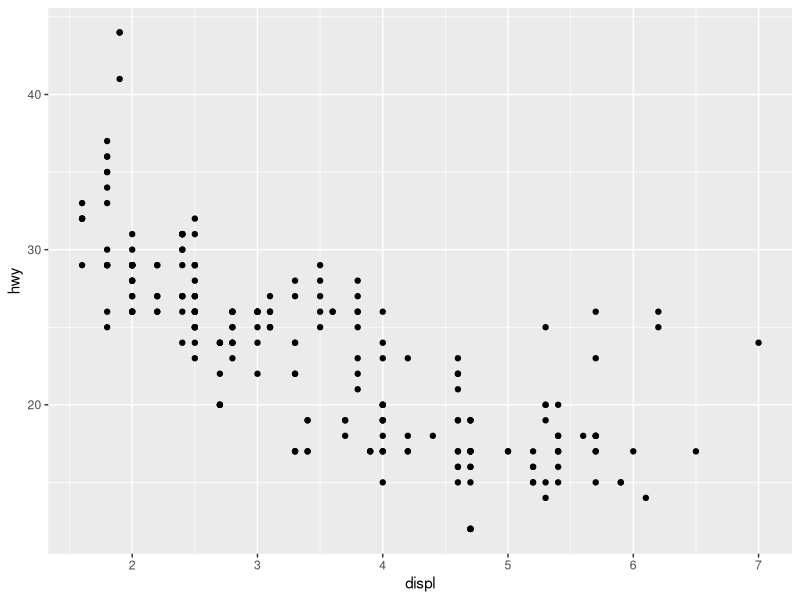
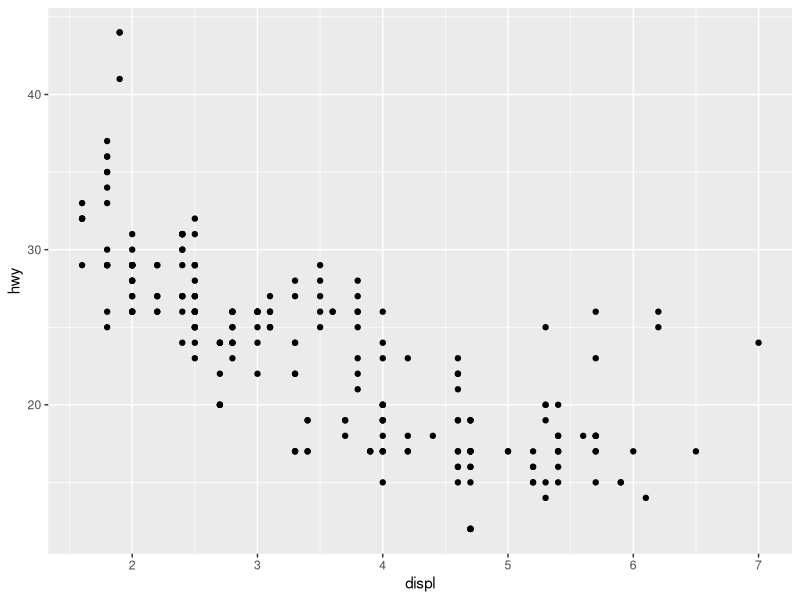
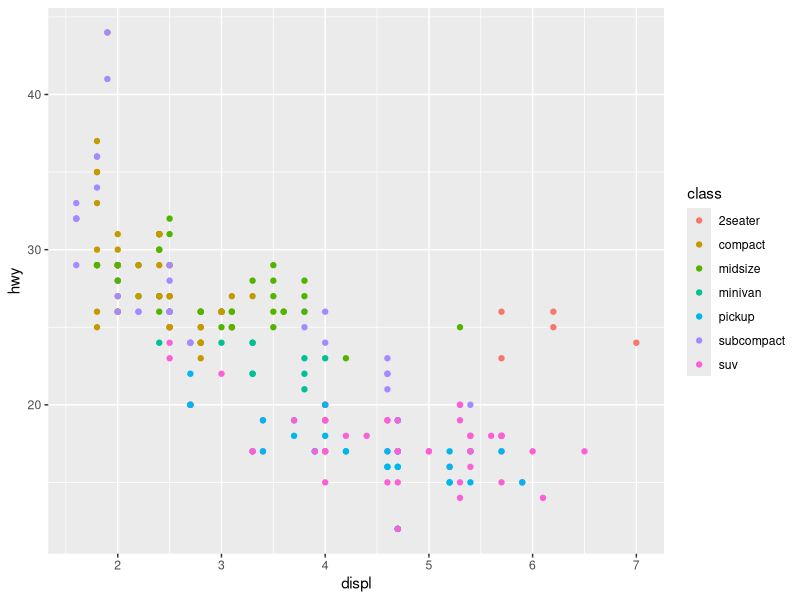
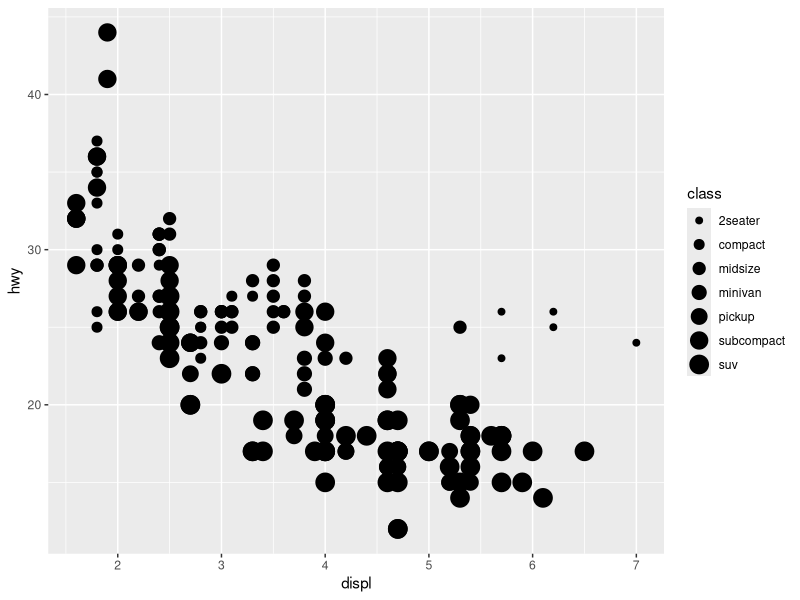
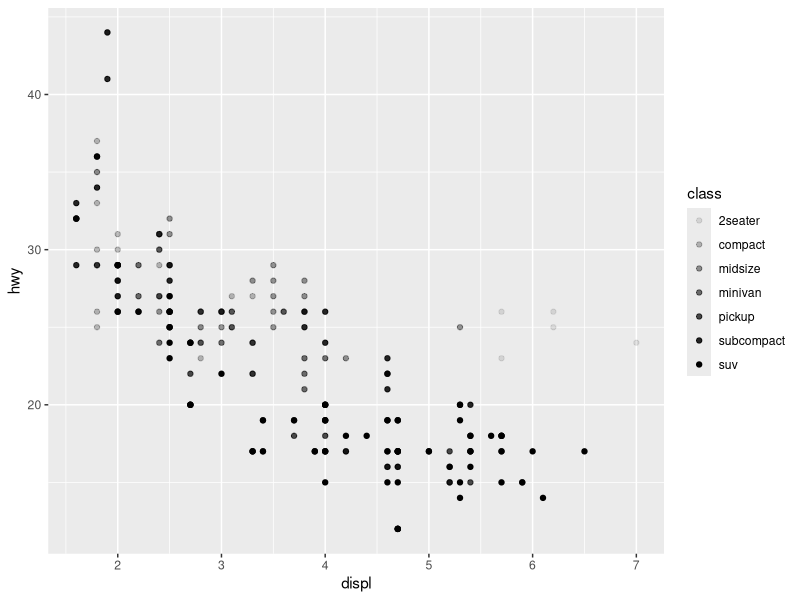
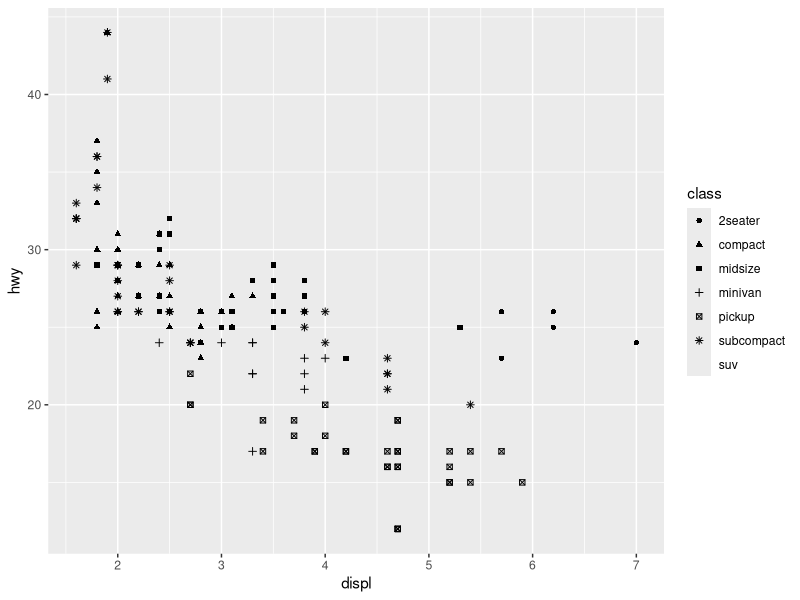
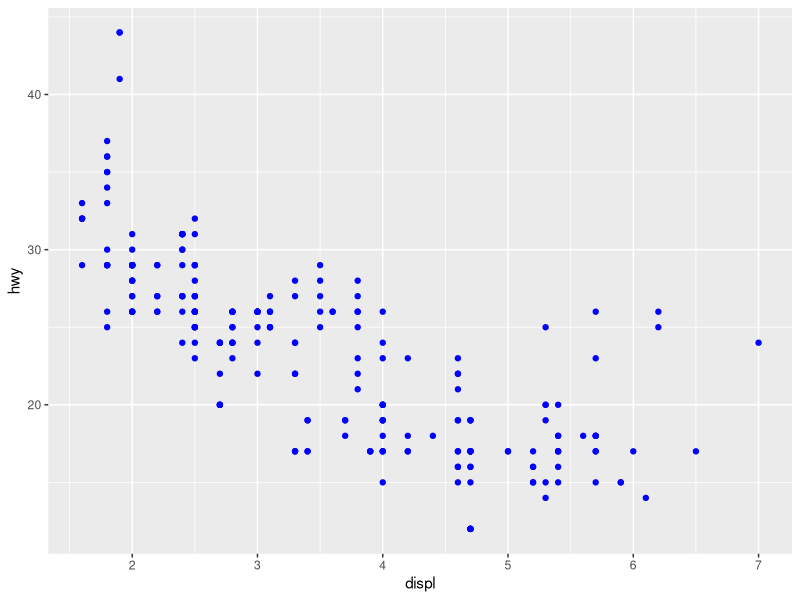
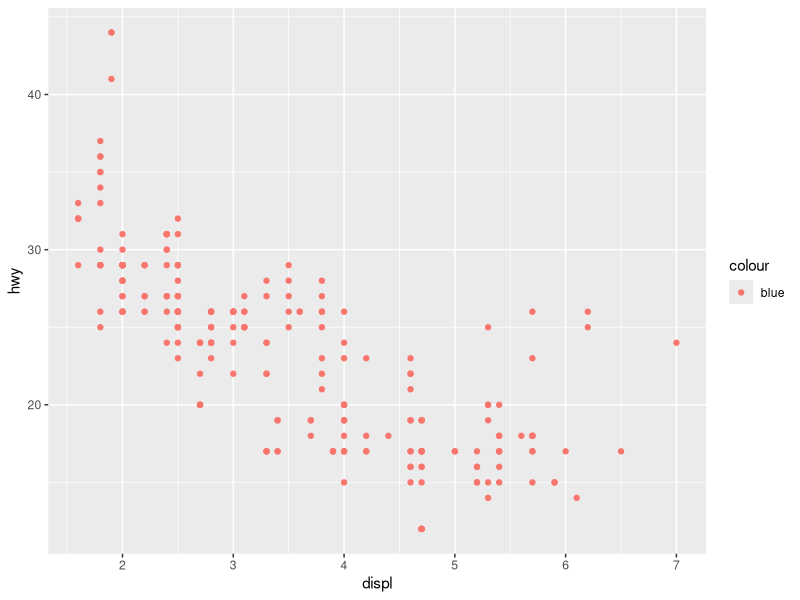

Write R code to recreate these figures, in order.
## ---- chunk 1
knitr::opts_chunk$set(echo = TRUE)
## ---- chunk 2
ggplot2::mpg
## ---- chunk 3
library(ggplot2)         
ggplot(data = mpg) +
  geom_point(mapping = aes(x = displ, y = hwy))

## ---- chunk 4
ggplot(data = mpg) + 
  geom_point(mapping = aes(x = displ, y = hwy))
## ---- chunk 5
ggplot(data = mpg) + 
  geom_point(mapping = aes(x = displ, y = hwy, color = class))
## ---- chunk 6
ggplot(data = mpg) + 
  geom_point(mapping = aes(x = displ, y = hwy, size = class))
## ---- chunk 7
ggplot(data = mpg) + 
  geom_point(mapping = aes(x = displ, y = hwy, alpha = class))
## ---- chunk 8
ggplot(data = mpg) +
  geom_point(mapping = aes(x = displ, y = hwy, shape = class))
## ---- chunk 9
ggplot(data = mpg) + 
  geom_point(mapping = aes(x = displ, y = hwy), color = "blue")
## ---- chunk 10
ggplot(data = mpg) +
  geom_point(
    mapping = aes(x = displ, y = hwy, color = "blue")
  )
## ---- chunk 11
ggplot(data = mpg) + 
  geom_point(mapping = aes(x = displ, y = hwy)) +
  facet_wrap(~ class, nrow =2)
## ---- chunk 12
ggplot(data = mpg) + 
  geom_point(mapping = aes(x = displ, y = hwy)) +
  facet_grid(drv ~ cyl) 
## ---- chunk 13
ggplot(data = mpg) + 
  geom_point(mapping = aes(x = displ, y = hwy)) +       facet_grid(. ~ cyl)
## ---- chunk 14
ggplot(data = mpg) + 
  geom_point(mapping = aes(x = drv, y = cyl))
## ---- chunk 15
ggplot(data = mpg) + 
  geom_point(mapping = aes(x = displ, y = hwy)) + 
  facet_grid(drv ~ .)
  
ggplot(data = mpg) + 
  geom_point(mapping = aes(x = displ, y = hwy)) + 
  facet_grid(. ~ cyl)
## ---- chunk 16
ggplot(data = mpg) + 
  geom_point(mapping = aes(x = displ, y = hwy)) + 
  facet_wrap(~ class, nrow = 2)
## ---- chunk 17
ggplot(data = mpg) + 
  geom_point(mapping = aes(x = displ, y = hwy))  
          
ggplot(data = mpg) + 
  geom_smooth(mapping = aes(x = displ, y = hwy))
## ---- chunk 18
ggplot(data = mpg) + 
  geom_smooth(mapping = aes(x = displ, y = hwy,         linetype = drv))
## ---- chunk 19
ggplot(data = mpg, mapping = aes(x = displ, y = hwy)) + 
  geom_point(mapping = aes(color = drv)) +
  geom_smooth(mapping = aes(linetype = drv))
## ---- chunk 20
ggplot(data = mpg) + 
  geom_smooth(mapping = aes(x = displ, y = hwy))
  
ggplot(data = mpg) + 
  geom_smooth(mapping = aes(x = displ, y = hwy, group = drv))
    
ggplot(data = mpg) + 
  geom_smooth(mapping = aes(x = displ, y = hwy, color = drv), show.legend = FALSE)
## ---- chunk 21
ggplot(data = mpg) + 
  geom_point(mapping = aes(x = displ, y = hwy)) + 
  geom_smooth(mapping = aes(x = displ, y = hwy))
## ---- chunk 22
ggplot(data = mpg, mapping = aes(x = displ, y = hwy)) + 
  geom_point() + 
  geom_smooth()
## ---- chunk 23
ggplot(data = mpg, mapping = aes(x = displ, y = hwy)) + 
  geom_point(mapping = aes(color = class)) + 
  geom_smooth()
## ---- chunk 24
library(ggplot2)
library(dplyr)
ggplot(data = mpg, mapping = aes(x = displ, y = hwy)) + 
     geom_point(mapping = aes(color = class)) + 
     geom_smooth(data = filter(mpg, class == "subcompact"), se = FALSE)
## ---- chunk 25
ggplot(data = mpg, mapping = aes(x = displ, y = hwy, color = drv)) + 
  geom_point() + 
  geom_smooth(se = FALSE)
## ---- chunk 26
ggplot(data = mpg, mapping = aes(x = displ, y = hwy)) + 
  geom_point() + 
  geom_smooth()
    
ggplot() + 
  geom_point(data = mpg, mapping = aes(x = displ, y = hwy)) + 
  geom_smooth(data = mpg, mapping = aes(x = displ, y = hwy))
## ---- chunk 27
ggplot(data = mpg, mapping = aes(x = displ, y = hwy)) +
      geom_point() +
      geom_smooth(se = FALSE)
    
ggplot(data = mpg, mapping = aes(x = displ, y = hwy)) +
      geom_point() +
      geom_smooth(mapping = aes(group = drv), se = FALSE)

ggplot(data = mpg, mapping = aes(x = displ, y = hwy)) +
      geom_point(mapping = aes(color = drv)) +
      geom_smooth(mapping = aes(color = drv), se = FALSE) 
    
ggplot(data = mpg, mapping = aes(x = displ, y = hwy)) +
      geom_point(mapping = aes(color = drv)) +
      geom_smooth(se = FALSE) 
    
ggplot(data = mpg, mapping = aes(x = displ, y = hwy)) +
      geom_point(mapping = aes(color = drv)) +
      geom_smooth(mapping = aes(linetype = drv), se = FALSE) 
    
ggplot(data = mpg, mapping = aes(x = displ, y = hwy)) +
      geom_point(mapping = aes(color = drv), se = FALSE)
## ---- chunk 28
ggplot(data = diamonds) + 
  geom_bar(mapping = aes(x = cut))
## ---- chunk 29
ggplot(data = diamonds) +
  stat_count(mapping = aes(x = cut))
## ---- chunk 30
ggplot(data = diamonds) + 
            geom_bar(mapping = aes(x = cut, y = stat(prop), group = 1))
## ---- chunk 31
ggplot(data = diamonds) + 
  stat_summary(
  mapping = aes(x = cut, y = depth),
  fun.ymin = min,
  fun.ymax = max,
  fun.y = median)
## ---- chunk 32
ggplot(data = diamonds) + 
           geom_bar(mapping = aes(x = cut, y = ..prop..))
## ---- chunk 33
ggplot(data = diamonds) + 
  geom_bar(mapping = aes(x = cut, colour = cut))
    
ggplot(data = diamonds) + 
  geom_bar(mapping = aes(x = cut, fill = cut))
## ---- chunk 34
ggplot(data = diamonds) + 
  geom_bar(mapping = aes(x = cut, fill = clarity))
## ---- chunk 35
ggplot(data = diamonds, mapping = aes(x = cut, fill = clarity)) + 
 geom_bar(alpha = 1/5, position = "identity")
    
ggplot(data = diamonds, mapping = aes(x = cut, colour = clarity)) + 
geom_bar(fill = NA, position = "identity")
## ---- chunk 36
ggplot(data = diamonds) +
 geom_bar(
 mapping = aes(x = cut, fill = clarity), position = "fill")
## ---- chunk 37
ggplot(data = diamonds) + 
  geom_bar(mapping = aes(x = cut, fill = clarity), position = "dodge")
## ---- chunk 38
ggplot(data = mpg) + 
  geom_point(mapping = aes(x = displ, y = hwy))

## ---- chunk 39
ggplot(data = mpg) + 
  geom_point(mapping = aes(x = displ, y = hwy), position = "jitter")
## ---- chunk 40
ggplot(data = mpg, mapping = aes(x = cty, y = hwy)) + 
  geom_point()
## ---- chunk 41
ggplot(data = mpg, mapping = aes(x = class, y = hwy)) + 
  geom_boxplot()

ggplot(data = mpg, mapping = aes(x = class, y = hwy)) + 
  geom_boxplot() +
  coord_flip()
## ---- chunk 42
 bar <- ggplot(data = diamonds) + 
  geom_bar(
  mapping = aes(x = cut, fill = cut), 
  show.legend = FALSE,
  width = 1) + 
  theme(aspect.ratio = 1) +
  labs(x = NULL, y = NULL)
  bar + coord_flip()
  bar + coord_polar()
